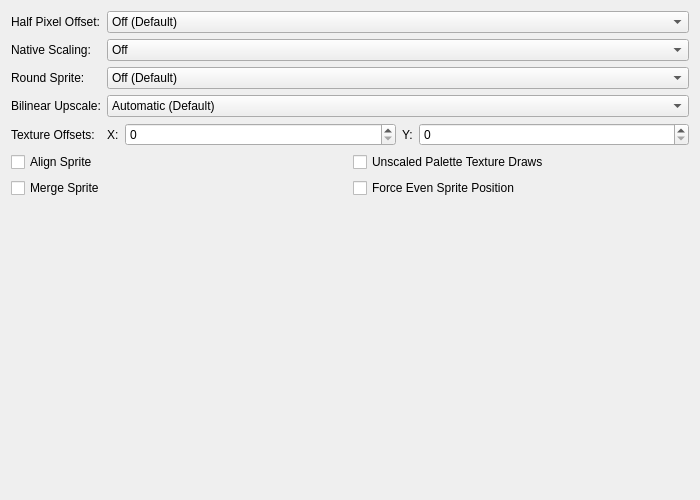
<?xml version="1.0" encoding="UTF-8"?>
<ui version="4.0">
 <class>GraphicsUpscalingFixesSettingsTab</class>
 <widget class="QWidget" name="GraphicsUpscalingFixesSettingsTab">
  <property name="geometry">
   <rect>
    <x>0</x>
    <y>0</y>
    <width>700</width>
    <height>500</height>
   </rect>
  </property>
  <property name="windowTitle">
   <string/>
  </property>
  <layout class="QGridLayout" name="gridLayout">
   <item row="5" column="0" colspan="2">
    <layout class="QGridLayout" name="upscalingFixesLayout_2">
     <item row="0" column="0">
      <widget class="QCheckBox" name="alignSprite">
       <property name="text">
        <string>Align Sprite</string>
       </property>
      </widget>
     </item>
     <item row="0" column="1">
      <widget class="QCheckBox" name="nativePaletteDraw">
       <property name="text">
        <string>Unscaled Palette Texture Draws</string>
       </property>
      </widget>
     </item>
     <item row="1" column="0">
      <widget class="QCheckBox" name="mergeSprite">
       <property name="text">
        <string>Merge Sprite</string>
       </property>
      </widget>
     </item>
     <item row="1" column="1">
      <widget class="QCheckBox" name="forceEvenSpritePosition">
       <property name="text">
        <string>Force Even Sprite Position</string>
       </property>
      </widget>
     </item>
    </layout>
   </item>
   <item row="0" column="0">
    <widget class="QLabel" name="halfPixelOffsetLabel">
     <property name="text">
      <string>Half Pixel Offset:</string>
     </property>
     <property name="buddy">
      <cstring>halfPixelOffset</cstring>
     </property>
    </widget>
   </item>
   <item row="0" column="1">
    <widget class="QComboBox" name="halfPixelOffset">
     <item>
      <property name="text">
       <string>Off (Default)</string>
      </property>
     </item>
     <item>
      <property name="text">
       <string>Normal (Vertex)</string>
      </property>
     </item>
     <item>
      <property name="text">
       <string>Special (Texture)</string>
      </property>
     </item>
     <item>
      <property name="text">
       <string>Special (Texture - Aggressive)</string>
      </property>
     </item>
     <item>
      <property name="text">
       <string>Align to Native</string>
      </property>
     </item>
     <item>
      <property name="text">
       <string>Align to Native - with Texture Offset</string>
      </property>
     </item>
    </widget>
   </item>
   <item row="1" column="0">
    <widget class="QLabel" name="nativeScalingLabel">
     <property name="text">
      <string>Native Scaling:</string>
     </property>
     <property name="buddy">
      <cstring>nativeScaling</cstring>
     </property>
    </widget>
   </item>
   <item row="3" column="1">
    <widget class="QComboBox" name="bilinearHack">
     <item>
      <property name="text">
       <string>Automatic (Default)</string>
      </property>
     </item>
     <item>
      <property name="text">
       <string>Force Bilinear</string>
      </property>
     </item>
     <item>
      <property name="text">
       <string>Force Nearest</string>
      </property>
     </item>
    </widget>
   </item>
   <item row="1" column="1">
    <widget class="QComboBox" name="nativeScaling">
     <item>
      <property name="text">
       <string>Off</string>
      </property>
     </item>
     <item>
      <property name="text">
       <string>Normal</string>
      </property>
     </item>
     <item>
      <property name="text">
       <string>Aggressive</string>
      </property>
     </item>
     <item>
      <property name="text">
       <string>Normal (Maintain Upscale)</string>
      </property>
     </item>
     <item>
      <property name="text">
       <string>Aggressive (Maintain Upscale)</string>
      </property>
     </item>
    </widget>
   </item>
   <item row="4" column="0">
    <widget class="QLabel" name="textureOffsetLabel">
     <property name="text">
      <string>Texture Offsets:</string>
     </property>
    </widget>
   </item>
   <item row="4" column="1">
    <layout class="QHBoxLayout" name="textureOffsetLayout" stretch="0,1,0,1">
     <item>
      <widget class="QLabel" name="textureOffsetXLabel">
       <property name="text">
        <string>X:</string>
       </property>
       <property name="buddy">
        <cstring>textureOffsetX</cstring>
       </property>
      </widget>
     </item>
     <item>
      <widget class="QSpinBox" name="textureOffsetX">
       <property name="maximum">
        <number>1000</number>
       </property>
      </widget>
     </item>
     <item>
      <widget class="QLabel" name="textureOffsetYLabel">
       <property name="text">
        <string>Y:</string>
       </property>
       <property name="buddy">
        <cstring>textureOffsetY</cstring>
       </property>
      </widget>
     </item>
     <item>
      <widget class="QSpinBox" name="textureOffsetY">
       <property name="maximum">
        <number>1000</number>
       </property>
      </widget>
     </item>
    </layout>
   </item>
   <item row="3" column="0">
    <widget class="QLabel" name="bilinearHackLabel">
     <property name="text">
      <string>Bilinear Upscale:</string>
     </property>
     <property name="buddy">
      <cstring>bilinearHack</cstring>
     </property>
    </widget>
   </item>
   <item row="2" column="1">
    <widget class="QComboBox" name="roundSprite">
     <item>
      <property name="text">
       <string>Off (Default)</string>
      </property>
     </item>
     <item>
      <property name="text">
       <string>Half</string>
      </property>
     </item>
     <item>
      <property name="text">
       <string>Full</string>
      </property>
     </item>
    </widget>
   </item>
   <item row="2" column="0">
    <widget class="QLabel" name="roundSpriteLabel">
     <property name="text">
      <string>Round Sprite:</string>
     </property>
     <property name="buddy">
      <cstring>roundSprite</cstring>
     </property>
    </widget>
   </item>
   <item row="6" column="0">
    <spacer name="verticalSpacer">
     <property name="orientation">
      <enum>Qt::Orientation::Vertical</enum>
     </property>
     <property name="sizeHint" stdset="0">
      <size>
       <width>20</width>
       <height>0</height>
      </size>
     </property>
    </spacer>
   </item>
  </layout>
 </widget>
 <tabstops>
  <tabstop>halfPixelOffset</tabstop>
  <tabstop>nativeScaling</tabstop>
  <tabstop>roundSprite</tabstop>
  <tabstop>bilinearHack</tabstop>
  <tabstop>textureOffsetX</tabstop>
  <tabstop>textureOffsetY</tabstop>
  <tabstop>alignSprite</tabstop>
  <tabstop>nativePaletteDraw</tabstop>
  <tabstop>mergeSprite</tabstop>
  <tabstop>forceEvenSpritePosition</tabstop>
 </tabstops>
 <resources/>
 <connections/>
</ui>
